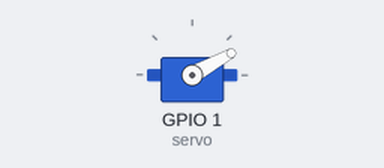
A program run on a simulated ESP32 board running MicroPython. Parts: servo. Servo angles are drawn from the pulse width (0.5 ms = 0°, 2.5 ms = 180°).

Above: at 0.05 s.
At 0.2 s:
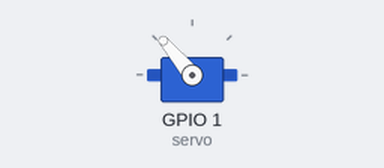
At 1.8 s:
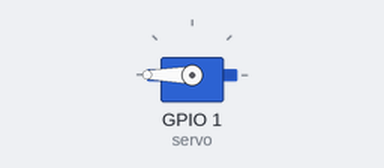
At 3.55 s:
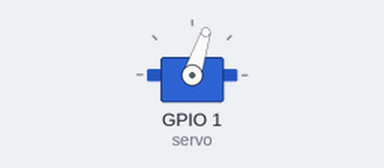
Timing chart, 0 to 8.4 s (numbered marks = the images above):
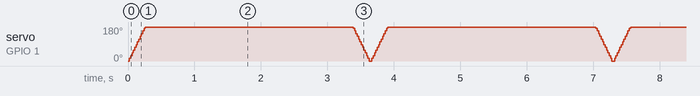

The program:

main.py
```python
from machine import Pin, PWM
import time

# Configura el pin GPIO1 como salida PWM para controlar el servomotor.
servo = PWM(Pin(1))
servo.freq(50)  # Frecuencia estándar de servomotores: 50 Hz

# Función que convierte un ángulo de 0° a 180° en un valor adecuado para duty_u16.
def move_servo(angle):
    # Limitar el ángulo al rango válido.
    if angle < 0:
        angle = 0
    elif angle > 180:
        angle = 180

    # Los servos suelen interpretar pulsos de aproximadamente 0.5 ms a 2.5 ms
    # dentro de un periodo de 20 ms. Con duty_u16 usamos valores entre 0 y 65535.
    # Aquí mapeamos 0° a un duty cercano a 1638 (0.5 ms) y 180° a 49151 (2.5 ms).
    min_duty = 1638
    max_duty = 49151
    duty = int(min_duty + (angle / 180) * (max_duty - min_duty))

    servo.duty_u16(duty)

# Bucle principal: barrido suave de 0° a 180° y de regreso a 0°.
while True:
    for angle in range(0, 181, 2):
        move_servo(angle)
        time.sleep_ms(20)

    for angle in range(180, -1, -2):
        move_servo(angle)
        time.sleep_ms(20)
```
